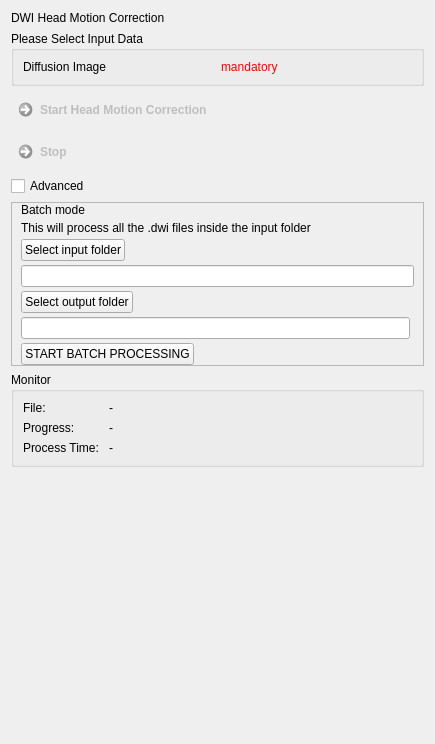
<?xml version="1.0" encoding="UTF-8"?>
<ui version="4.0">
 <class>QmitkDiffusionRegistrationViewControls</class>
 <widget class="QWidget" name="QmitkDiffusionRegistrationViewControls">
  <property name="geometry">
   <rect>
    <x>0</x>
    <y>0</y>
    <width>435</width>
    <height>744</height>
   </rect>
  </property>
  <property name="windowTitle">
   <string>Form</string>
  </property>
  <layout class="QGridLayout" name="gridLayout_2">
   <item row="0" column="0">
    <widget class="QLabel" name="label">
     <property name="sizePolicy">
      <sizepolicy hsizetype="Preferred" vsizetype="Preferred">
       <horstretch>0</horstretch>
       <verstretch>0</verstretch>
      </sizepolicy>
     </property>
     <property name="text">
      <string>DWI Head Motion Correction</string>
     </property>
    </widget>
   </item>
   <item row="15" column="0">
    <spacer name="verticalSpacer">
     <property name="orientation">
      <enum>Qt::Vertical</enum>
     </property>
     <property name="sizeHint" stdset="0">
      <size>
       <width>20</width>
       <height>40</height>
      </size>
     </property>
    </spacer>
   </item>
   <item row="2" column="0">
    <widget class="QCommandLinkButton" name="m_RegistrationStartButton">
     <property name="enabled">
      <bool>false</bool>
     </property>
     <property name="toolTip">
      <string>Start DWI registration/Head Motion Correction</string>
     </property>
     <property name="text">
      <string>Start Head Motion Correction</string>
     </property>
    </widget>
   </item>
   <item row="1" column="0">
    <widget class="QGroupBox" name="m_InputData">
     <property name="title">
      <string>Please Select Input Data</string>
     </property>
     <layout class="QGridLayout" name="gridLayout">
      <item row="0" column="0">
       <widget class="QLabel" name="label_2">
        <property name="text">
         <string>Diffusion Image</string>
        </property>
       </widget>
      </item>
      <item row="0" column="1">
       <widget class="QLabel" name="m_DiffusionImageLabel">
        <property name="text">
         <string>&lt;html&gt;&lt;head/&gt;&lt;body&gt;&lt;p&gt;&lt;span style=&quot; color:#ff0000;&quot;&gt;mandatory&lt;/span&gt;&lt;/p&gt;&lt;/body&gt;&lt;/html&gt;</string>
        </property>
        <property name="wordWrap">
         <bool>true</bool>
        </property>
       </widget>
      </item>
     </layout>
    </widget>
   </item>
   <item row="13" column="0">
    <widget class="QGroupBox" name="groupBox_4">
     <property name="title">
      <string>Monitor</string>
     </property>
     <layout class="QGridLayout" name="gridLayout_6">
      <item row="2" column="0">
       <widget class="QLabel" name="label_26">
        <property name="sizePolicy">
         <sizepolicy hsizetype="Maximum" vsizetype="Preferred">
          <horstretch>0</horstretch>
          <verstretch>0</verstretch>
         </sizepolicy>
        </property>
        <property name="toolTip">
         <string/>
        </property>
        <property name="statusTip">
         <string/>
        </property>
        <property name="whatsThis">
         <string/>
        </property>
        <property name="text">
         <string>Process Time: </string>
        </property>
       </widget>
      </item>
      <item row="1" column="0">
       <widget class="QLabel" name="label_23">
        <property name="toolTip">
         <string/>
        </property>
        <property name="statusTip">
         <string/>
        </property>
        <property name="whatsThis">
         <string/>
        </property>
        <property name="text">
         <string>Progress:</string>
        </property>
       </widget>
      </item>
      <item row="1" column="1">
       <widget class="QLabel" name="m_CurrentStepLabel">
        <property name="toolTip">
         <string/>
        </property>
        <property name="statusTip">
         <string/>
        </property>
        <property name="whatsThis">
         <string/>
        </property>
        <property name="text">
         <string>-</string>
        </property>
       </widget>
      </item>
      <item row="2" column="1">
       <widget class="QLabel" name="m_RegistrationTimeLabel">
        <property name="toolTip">
         <string/>
        </property>
        <property name="statusTip">
         <string/>
        </property>
        <property name="whatsThis">
         <string/>
        </property>
        <property name="text">
         <string>-</string>
        </property>
       </widget>
      </item>
      <item row="0" column="0">
        <widget class="QLabel" name="label_6">
         <property name="text">
           <string>File:</string>
         </property>
        </widget>
      </item>
      <item row="0" column="1">
        <widget class="QLabel" name="m_CurrentFileLabel">
          <property name="text">
           <string>-</string>
          </property>
         </widget>
      </item>
     </layout>
    </widget>
   </item>
   <item row="3" column="0">
    <widget class="QCommandLinkButton" name="m_RegistrationStopButton">
     <property name="enabled">
      <bool>false</bool>
     </property>
     <property name="toolTip">
      <string/>
     </property>
     <property name="layoutDirection">
      <enum>Qt::LeftToRight</enum>
     </property>
     <property name="text">
      <string>Stop</string>
     </property>
     <property name="icon">
      <iconset resource="../../../../Modules/QtWidgetsExt/resources/QtWidgetsExt.qrc">
       <normaloff>:/QtWidgetsExt/stop.xpm</normaloff>:/QtWidgetsExt/stop.xpm</iconset>
     </property>
    </widget>
   </item>
   <item row="4" column="0">
    <widget class="QCheckBox" name="m_AdvancedSettingsCheckbox">
      <property name="text">
       <string>Advanced</string>
      </property>
    </widget>
   </item>
   <item row="5" column="0">
    <widget class="QFrame" name="m_AdvancedFrame">
     <property name="enabled">
      <bool>true</bool>
     </property>
     <property name="frameShape">
      <enum>QFrame::StyledPanel</enum>
     </property>
     <property name="frameShadow">
      <enum>QFrame::Raised</enum>
     </property>
     <layout class="QGridLayout" name="gridLayout_3">
      <property name="leftMargin">
       <number>9</number>
      </property>
      <property name="topMargin">
       <number>0</number>
      </property>
      <property name="rightMargin">
       <number>9</number>
      </property>
      <property name="bottomMargin">
       <number>0</number>
      </property>
      <property name="spacing">
       <number>4</number>
      </property>
      <item row="0" column="0">
       <widget class="QLabel" name="label_4">
        <property name="text">
        <string>Batch mode</string>
        </property>
       </widget>
      </item>
      <item row="2" column="0">
       <widget class="QLabel" name="label_5">
        <property name="text">
         <string>This will process all the .dwi files inside the input folder</string>
        </property>
       </widget>
      </item>
      <item row="6" column="0">
       <widget class="QLineEdit" name="m_OutputFolderTextbox"/>
      </item>
      <item row="4" column="0" colspan="2">
       <widget class="QLineEdit" name="m_InputFolderTextbox"/>
      </item>
      <item row="7" column="0">
       <widget class="QPushButton" name="m_StartBatchButton">
        <property name="sizePolicy">
         <sizepolicy hsizetype="Maximum" vsizetype="Fixed">
          <horstretch>0</horstretch>
          <verstretch>0</verstretch>
         </sizepolicy>
        </property>
        <property name="text">
         <string>START BATCH PROCESSING</string>
        </property>
       </widget>
      </item>
      <item row="3" column="0">
       <widget class="QPushButton" name="m_SelectInputButton">
        <property name="sizePolicy">
         <sizepolicy hsizetype="Maximum" vsizetype="Fixed">
          <horstretch>0</horstretch>
          <verstretch>0</verstretch>
         </sizepolicy>
        </property>
        <property name="text">
         <string>Select input folder</string>
        </property>
       </widget>
      </item>
      <item row="5" column="0">
       <widget class="QPushButton" name="m_SelectOutputButton">
        <property name="sizePolicy">
         <sizepolicy hsizetype="Maximum" vsizetype="Fixed">
          <horstretch>0</horstretch>
          <verstretch>0</verstretch>
         </sizepolicy>
        </property>
        <property name="text">
         <string>Select output folder</string>
        </property>
       </widget>
      </item>
     </layout>
    </widget>
   </item>
  </layout>
 </widget>
 <resources>
  <include location="../../resources/QmitkDiffusionImaging.qrc"/>
  <include location="../../../../Modules/QtWidgetsExt/resources/QtWidgetsExt.qrc"/>
 </resources>
 <connections/>
</ui>
